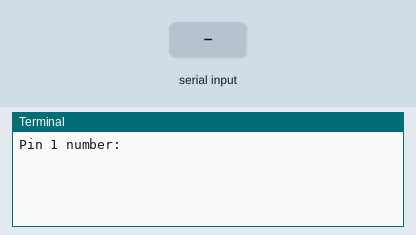
Recording of a program running on a simulated Raspberry Pi (header pin numbers). Shown: the last lines printed to the terminal. The test bench sets the inputs (shaded band).

Above: at 1.2 s.
1.3 s: "1" typed at the terminal
At 2.5 s:
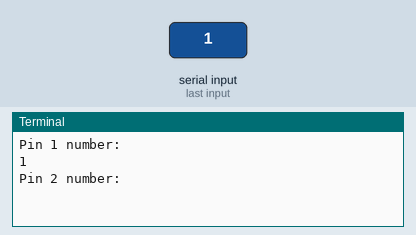
2.8 s: "5" typed at the terminal
At 3.8 s:
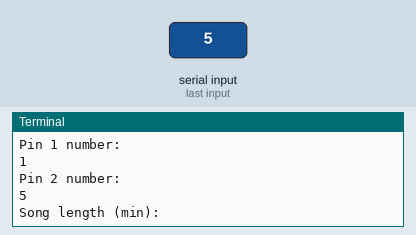
4.3 s: "90" typed at the terminal
At 4.9 s:
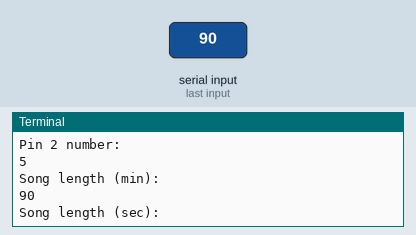
5.8 s: "200" typed at the terminal
At 7.0 s:
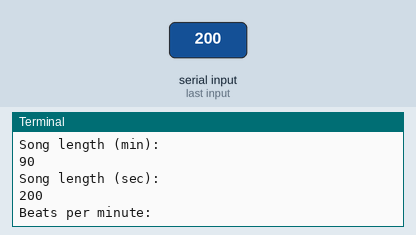
7.3 s: "1" typed at the terminal
At 8.4 s:
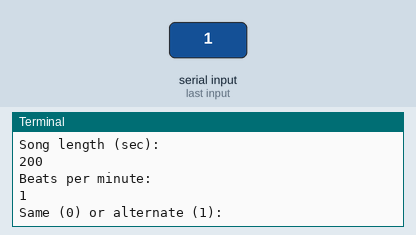
Timing chart, 0 to 9.8 s (numbered marks = the images above; inputs shaded):
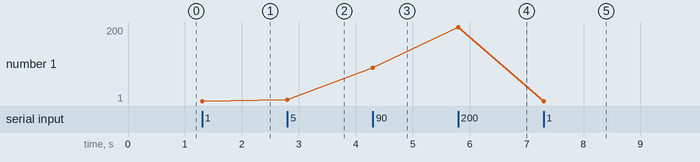

The program:

led2song.py
```python
import RPi.GPIO as GPIO
import time
GPIO.setmode(GPIO.BOARD)
GPIO.setwarnings(False)
pinraw1 = raw_input('Pin 1 number: ')
pin1 = int(pinraw1)
pinraw2 = raw_input('Pin 2 number: ')
pin2 = int(pinraw2)
minutesraw = raw_input('Song length (min): ')
minutes = float(minutesraw)
secondsraw = raw_input('Song length (sec): ')
seconds = float(secondsraw)
length = (minutes * 60) + seconds
bpmraw = raw_input('Beats per minute: ')
bpm = float(bpmraw)
bps = bpm / 60
sec = 1.0 / bps
statediffraw = raw_input('Same (0) or alternate (1): ')
statediff = int(statediffraw)
GPIO.setup(pin1, GPIO.OUT)
GPIO.setup(pin2, GPIO.OUT)
if ( statediff == 1 ):
	state1 = False
	state2 = True
else:
	state1 = False
	state2 = False
count = 0
while count < ( bps * length ):
	GPIO.output(pin1, state1)
	GPIO.output(pin2, state2)
	time.sleep(sec)
	state1 = not state1
	state2 = not state2
	count = count + 1
print ( 'Finished' )
GPIO.cleanup()
```

Measured:
- after the input at 1.3 s, the terminal: prints a new line at once (image 1)
- after the input at 2.8 s, the terminal: prints a new line at once (image 2)
- after the input at 4.3 s, the terminal: prints a new line at once (image 3)
- after the input at 5.8 s, the terminal: prints a new line at once (image 4)
- after the input at 7.3 s, the terminal: prints a new line at once (image 5)
- plotted number 1: 1 → 5 after the input at 2.8 s, 5 → 90 after the input at 4.3 s, 90 → 200 after the input at 5.8 s, 200 → 1 after the input at 7.3 s
